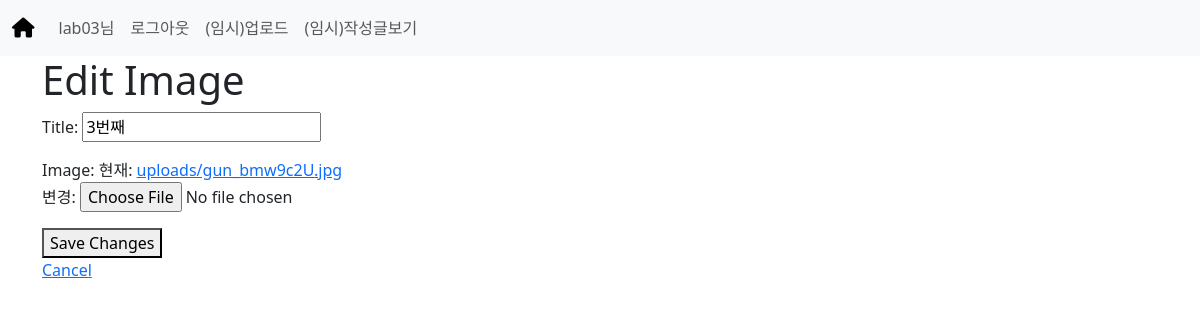
Page /edit_image/3/ (signed in) on the earlier database version.
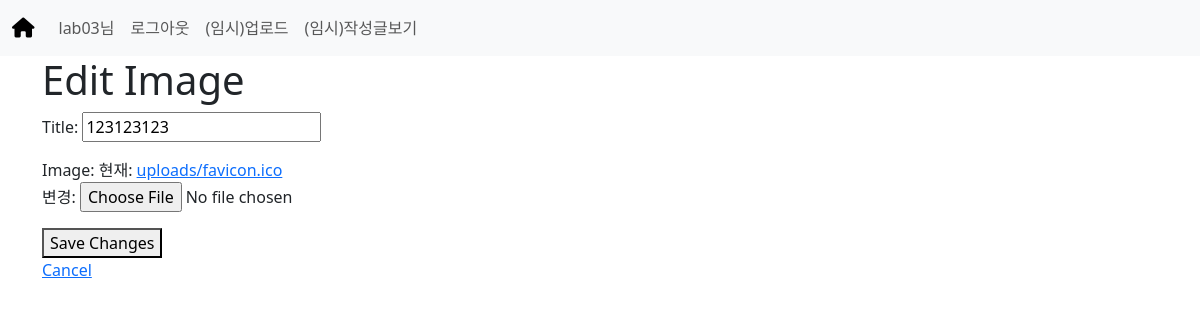
Same page on the later database version.
### accounts/models.py (models this page shows)
class User(AbstractUser):
    pass

### yolov5_django/models.py (models this page shows, shortened)
class UploadedImage(models.Model):
    user = models.ForeignKey(settings.AUTH_USER_MODEL, on_delete=models.CASCADE, default=1)
    title = models.CharField(max_length=100)
    image = models.ImageField(upload_to='uploads/')
    uploaded_at = models.DateTimeField(auto_now_add=True)

### yolov5_django/views.py (the view)
# urls.py: path('edit_image/<int:image_id>/', views.edit_image, name='edit_image'),
@login_required
def edit_image(request, image_id):
    image = get_object_or_404(UploadedImage, pk=image_id, user=request.user)
    if request.method == 'POST':
        form = EditImageForm(request.POST, request.FILES, instance=image)
        if form.is_valid():
            form.save()
            return redirect('yolov5_django:image_list')
    else:
        form = EditImageForm(instance=image)
    context = {
        'form': form,
        'image': image,
    }
    return render(request, 'yolov5_django/edit_image.html', context)

### yolov5_django/forms.py
class EditImageForm(forms.ModelForm):
    class Meta:
        model = UploadedImage
        fields = ['title', 'image']
    title = forms.CharField(required=True)  # 선택적으로 제목 수정 가능하도록
    image = forms.ImageField(required=True)  # 선택적으로 이미지 수정 가능하도록

### yolov5_django/templates/yolov5_django/edit_image.html (shortened to what this page needs)
{% extends 'base.html' %}
{% block content %}
  <h1>Edit Image</h1>
  <form method="post" enctype="multipart/form-data">
    {{ form.as_p }}
    <button type="submit">Save Changes</button>
  </form>
  <a href="{% url 'yolov5_django:image_list' %}">Cancel</a>
{% endblock %}

### templates/base.html (shortened to what this page needs)
{% load bootstrap5 %}
{% load static %}
<!DOCTYPE html>
<html lang="en">
<head>
    <link href="https://cdn.jsdelivr.net/npm/bootstrap@5.3.0/dist/css/bootstrap.min.css" rel="stylesheet"
>
</head>
<body>
    {% include '_nav.html' %}
    <div class="container">
        {% block content %}
        {% endblock %}
    </div>
</body>
</html>

### templates/_nav.html (shortened to what this page needs)
<nav class="navbar navbar-expand-lg bg-body-tertiary">
  <div class="container-fluid">
    <a class="navbar-brand" href="{% url 'yolov5_django:index' %}">
      <i class="fa-solid fa-house"></i>
    </a>
    <div class="collapse navbar-collapse" id="navbarNavAltMarkup">
      <div class="navbar-nav">
        {% if user.is_authenticated %}
        <a class="nav-link" href="#">{{user}}님</a>
        <a class="nav-link" href="{% url 'accounts:logout' %}">로그아웃</a>
        <a class="nav-link" href="{% url 'yolov5_django:upload_image' %}">(임시)업로드</a>
        <a class="nav-link" href="{% url 'yolov5_django:image_list' %}">(임시)작성글보기</a>
        {% else %}
        <a class="nav-link" href="{% url 'accounts:login' %}">로그인</a>
        <a class="nav-link" href="{% url 'accounts:signup' %}">회원가입</a>
        {% endif %}
      </div>
    </div>
  </div>
</nav>

Differences in the rows shown:
changed UploadedImage: title "3번째" → "123123123"
Other differences:
text no longer shown: "Title: Image: 현재: uploads/gun_bmw9c2U.jpg 변경:"
text now shown: "Title: Image: 현재: uploads/favicon.ico 변경:"
